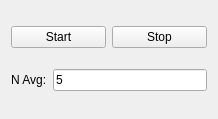
<?xml version="1.0" encoding="UTF-8"?>
<ui version="4.0">
 <class>SpeckleForm</class>
 <widget class="QWidget" name="SpeckleForm">
  <property name="geometry">
   <rect>
    <x>0</x>
    <y>0</y>
    <width>218</width>
    <height>119</height>
   </rect>
  </property>
  <property name="windowTitle">
   <string>Form</string>
  </property>
  <layout class="QVBoxLayout" name="verticalLayout">
   <item>
    <layout class="QHBoxLayout" name="horizontalLayout">
     <item>
      <widget class="QPushButton" name="start_pushButton">
       <property name="text">
        <string>Start</string>
       </property>
      </widget>
     </item>
     <item>
      <widget class="QPushButton" name="stop_pushButton">
       <property name="text">
        <string>Stop</string>
       </property>
      </widget>
     </item>
    </layout>
   </item>
   <item>
    <layout class="QHBoxLayout" name="horizontalLayout_2">
     <item>
      <widget class="QLabel" name="label">
       <property name="text">
        <string>N Avg:</string>
       </property>
      </widget>
     </item>
     <item>
      <widget class="QLineEdit" name="navg_lineEdit">
       <property name="text">
        <string>5</string>
       </property>
      </widget>
     </item>
    </layout>
   </item>
  </layout>
 </widget>
 <resources/>
 <connections/>
</ui>
